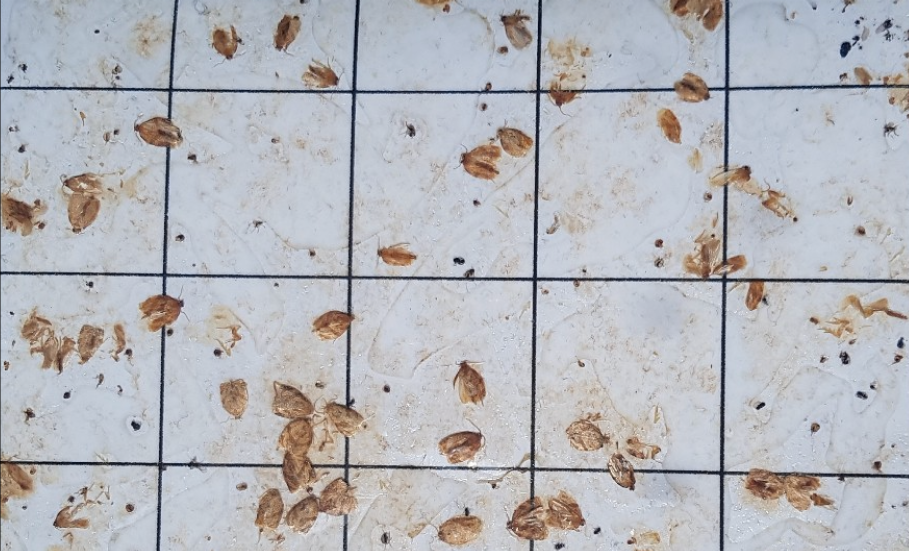
#> input picture Picture/MJPG/3_2.png, 1818 x 1102 px, found by its file name (shown at 1/2 size)
$ python haar_positive.py
#> lines starting #> are read from the running program, lines starting #| are printed output that depends on the picture
### Codes/data_making.py
import os
import time
import sys
import platform
import cv2
import numpy as np


def training_data_making(img_file, thresh_size, distance_threshold, newFile):  #img_file: file name

####################################################################################################
#> called with thresh_size = 500, distance_threshold = 10, newFile = False
    im_in = cv2.imread(img_file, cv2.IMREAD_COLOR)
#> im_in is the input picture: shape (1102, 1818, 3); mean B, G, R 186.8, 182, 181.2
    if im_in is None:
        raise NameError('in roi function, incorrect filename, address or empty file')
    img_YUV = cv2.cvtColor(im_in, cv2.COLOR_BGR2YUV)
#> img_YUV: shape (1102, 1818, 3); mean of channels 0, 1, 2 182.3, 130.1, 127
    y = img_YUV[:,:,0]

    rows = y.shape[0]
#> rows = 1102
    cols = y.shape[1]
#> cols = 1818

    ### illumination elements reflectance elements
    imgLog = np.log1p(np.array(y, dtype='float') / 255) #

    M = 2*rows + 1
#> M = 2205
    N = 2*cols + 1
#> N = 3637
    sigma = 10
    (X, Y) = np.meshgrid(np.linspace(0, N-1, N), np.linspace(0, M-1, M))
    Xc = np.ceil(N/2)
#> Xc = 1819
    Yc = np.ceil(M/2)
#> Yc = 1103
    gaussianNumerator = (X - Xc)**2 + (Y - Yc)**2

    LPF = np.exp(-gaussianNumerator / (2*sigma*sigma))
    HPF = 1 - LPF

    LPF_shift = np.fft.ifftshift(LPF.copy())
    HPF_shift = np.fft.ifftshift(HPF.copy())
    img_FFT = np.fft.fft2(imgLog.copy(), (M, N))
    img_LF = np.real(np.fft.ifft2(img_FFT.copy() * LPF_shift, (M, N)))
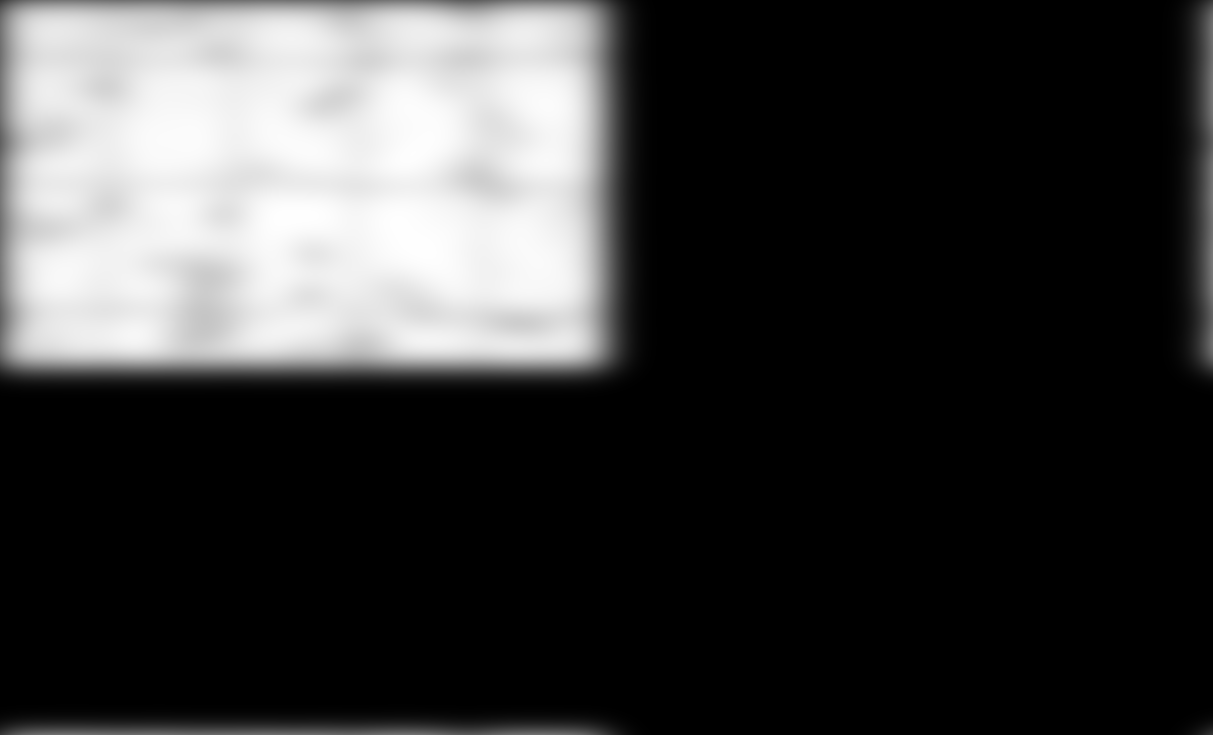
#> img_LF: shape (2205, 3637) float64 (shown at 1/3 size); min -3.61e-16, max 0.575, mean 0.132; drawn with min black and max white
    img_HF = np.real(np.fft.ifft2(img_FFT.copy() * HPF_shift, (M, N)))
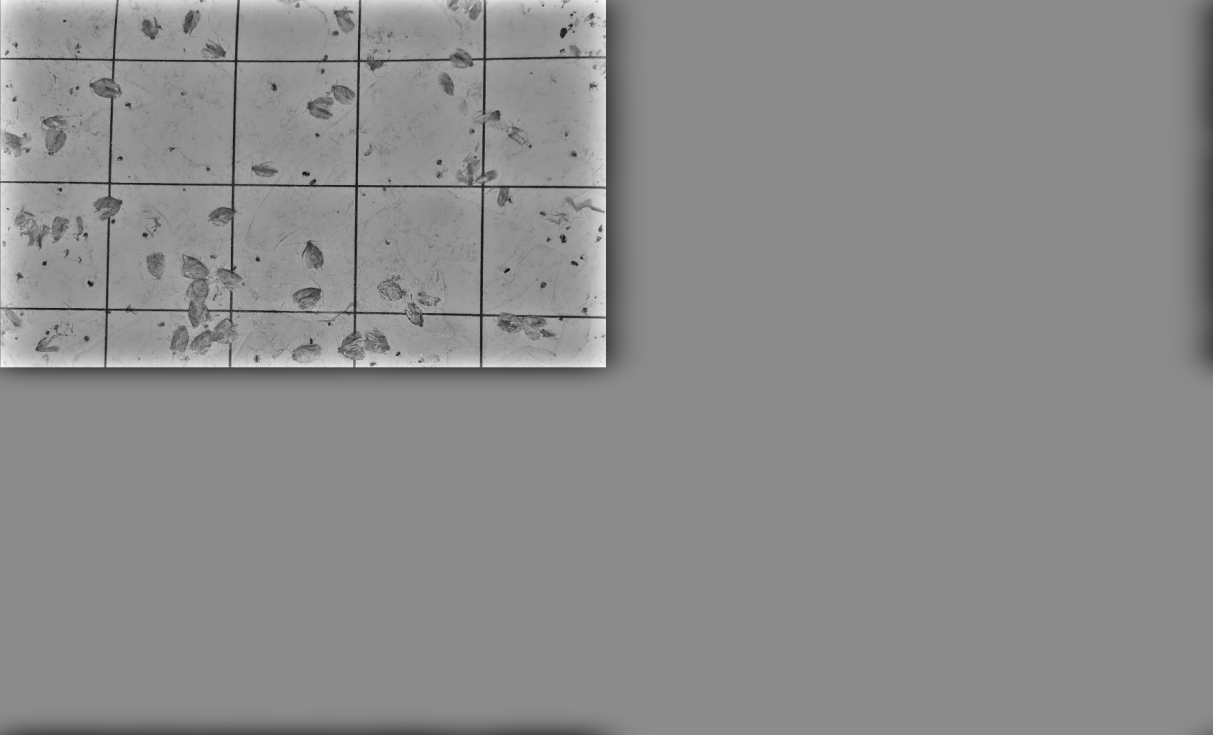
#> img_HF: shape (2205, 3637) float64 (shown at 1/3 size); min -0.524, max 0.428, mean 0.00133; drawn with min black and max white

    gamma1 = 0.3
    gamma2 = 1.0
    img_adjusting = gamma1*img_LF[0:rows, 0:cols] + gamma2*img_HF[0:rows, 0:cols]

    img_exp = np.expm1(img_adjusting) # exp(x) + 1
    img_exp = (img_exp - np.min(img_exp)) / (np.max(img_exp) - np.min(img_exp))
    img_out = np.array(255*img_exp, dtype = 'uint8')

    img_YUV[:,:,0] = img_out
#> img_YUV: shape (1102, 1818, 3); mean of channels 0, 1, 2 140.1, 130.1, 127
    result = cv2.cvtColor(img_YUV, cv2.COLOR_YUV2BGR)
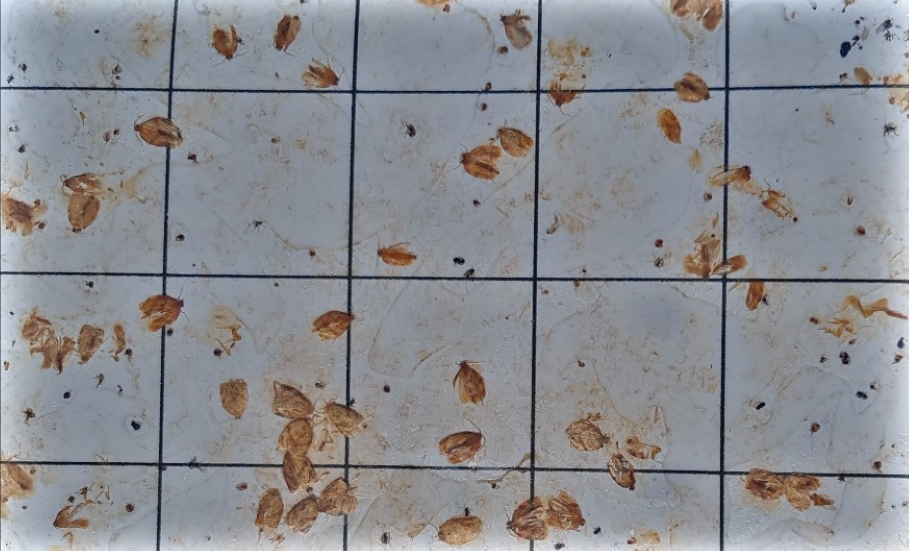
#> result: shape (1102, 1818, 3) (shown at 1/2 size); mean B, G, R 144.2, 139.8, 138.8


####################################################################################################

    im_color=result.copy()
    im_in = cv2.cvtColor(result, cv2.COLOR_BGR2GRAY)
#> im_in: shape (1102, 1818)
    clahe = cv2.createCLAHE(clipLimit=2.0, tileGridSize=(8,8))
    im_in = clahe.apply(im_in)
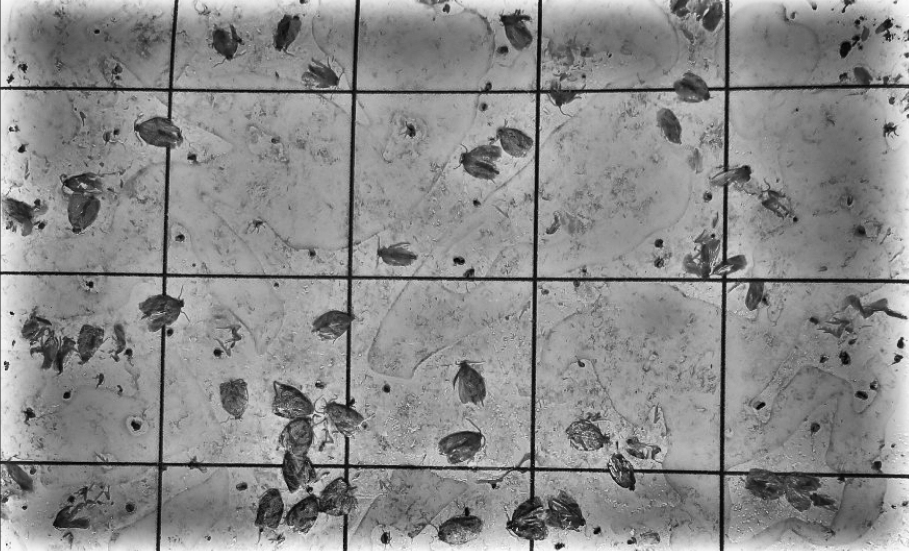
#> im_in: shape (1102, 1818) (shown at 1/2 size); min 1, max 254, mean 138.6
    if im_in is None:
        raise NameError('in roi function, incorrect filename, address or empty file')
    cv2.imshow("original img",im_in)
    cv2.waitKey(0)
    cv2.destroyAllWindows()

    black_line_flag=True
    black_line_threshold=0
    black_line_previous=im_in.copy()
    black_line_choice=0
    while black_line_flag==True:
        print("from now, we are going to remove balck grid into white")
        print("1: threshold +1 ")
        print("2: threshold +10 ")
        print("3: threshold +50 ")
        print("4: threshold -1 ")
        print("5: threshold -10 ")
        print("6: threshold -50 ")
        print("7: prior state")
        print("8: done")
        try:
            black_line_choice=raw_input()
        except:
            black_line_choice=str(input())
        print("you chose"+black_line_choice)
        if(black_line_choice=="8"):
            black_line_flag=False
            break
        elif (black_line_choice=="7"):
            im_in=black_line_previous.copy()
            cv2.imshow("previous img",im_in)
            cv2.imshow("previous img?",black_line_previous)
            cv2.waitKey(0)
            cv2.destroyAllWindows()
            continue
        elif (black_line_choice=="1"):
            black_line_threshold+=1
        elif (black_line_choice=="2"):
            black_line_threshold+=10
        elif (black_line_choice=="3"):
            black_line_threshold+=50
        elif (black_line_choice=="4"):
            black_line_threshold-=1
        elif (black_line_choice=="5"):
            black_line_threshold-=10
        elif (black_line_choice=="6"):
            black_line_threshold-=50
        black_line_previous=im_in.copy()

        hsv = cv2.cvtColor(im_color, cv2.COLOR_BGR2HSV)
#> hsv: shape (1102, 1818, 3); mean H, S, V 92, 30.6, 149.7
        h,s,v = cv2.split(hsv)
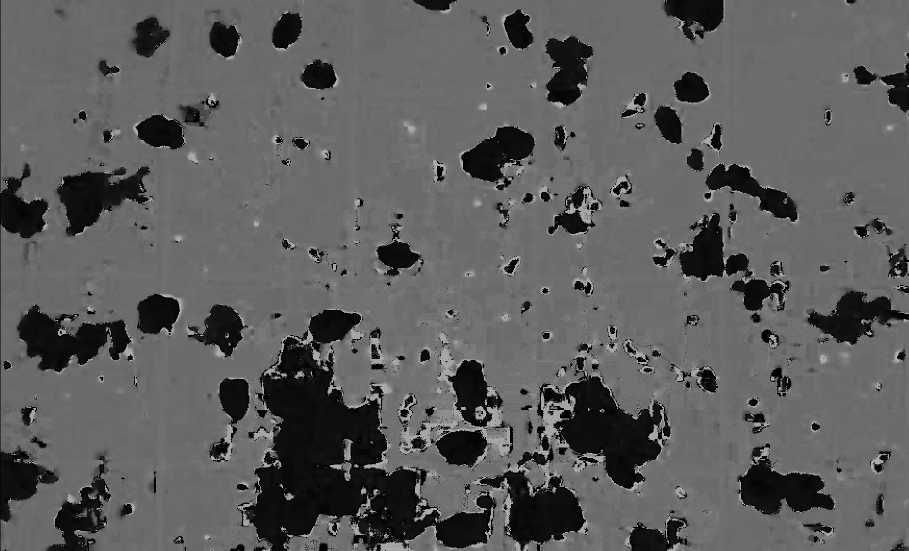
#> h: shape (1102, 1818) (shown at 1/2 size); min 0, max 179, mean 92
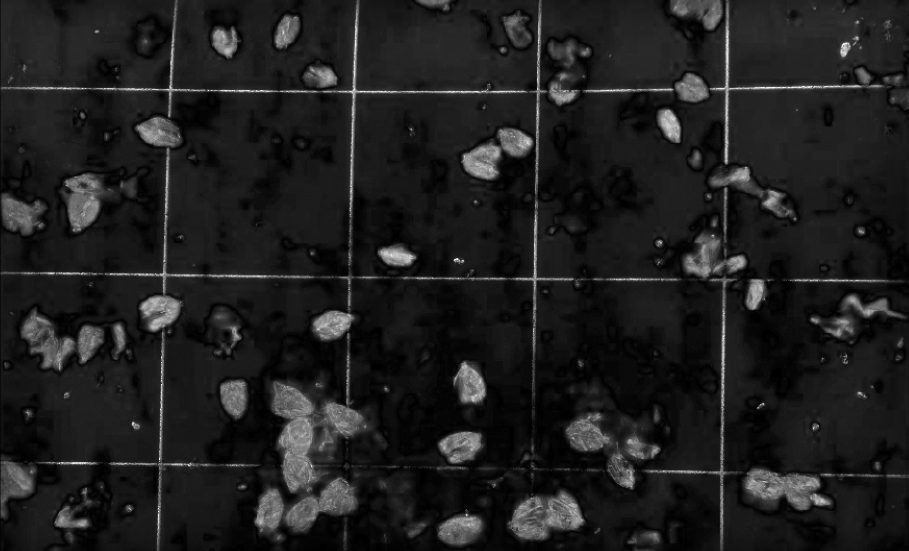
#> s: shape (1102, 1818) (shown at 1/2 size); min 0, max 255, mean 30.6
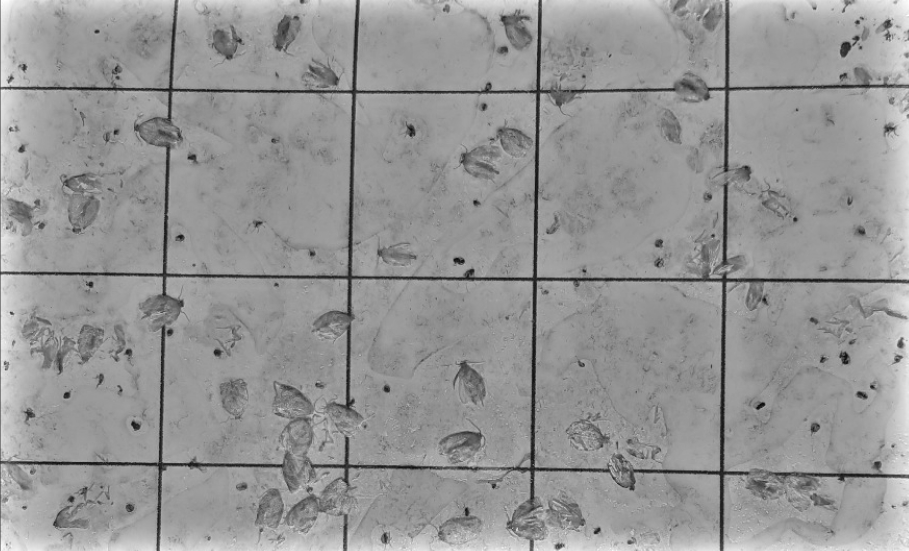
#> v: shape (1102, 1818) (shown at 1/2 size); min 5, max 255, mean 149.7
        mask = cv2.inRange(v,black_line_threshold,255)
#> mask: shape (1102, 1818); every value is 255
        mask_inv=cv2.bitwise_not(mask)
#> mask_inv: shape (1102, 1818); every value is 0
        result= mask_inv | im_in.copy()
        cv2.imshow("removed?",result)
        cv2.waitKey(0)
        cv2.destroyAllWindows()

    threshold_flag=True
    threshold_choice="0"
    threshold_threshold=51
    while threshold_flag==True:
        print("from now, we are going to make background black and target white")
        print("1: threshold +1 ")
        print("2: threshold +10 ")
        print("3: threshold +50 ")
        print("4: threshold -1 ")
        print("5: threshold -10 ")
        print("6: threshold -50 ")
        print("7: done")
        try:
            threshold_choice=raw_input()
        except:
            threshold_choice=str(input())


        print("you chose"+threshold_choice)
        if(threshold_choice=="7"):
            threshold_flag=False
            break
        elif (threshold_choice=="1"):
            threshold_threshold+=1
        elif (threshold_choice=="2"):
            threshold_threshold+=10
        elif (threshold_choice=="3"):
            threshold_threshold+=50
        elif (threshold_choice=="4"):
            threshold_threshold-=1
        elif (threshold_choice=="5"):
            threshold_threshold-=10
        elif (threshold_choice=="6"):
            threshold_threshold-=50
        print("current threshold is :"+str(threshold_threshold))

        th, im_th = cv2.threshold(result, 253, 255, cv2.THRESH_BINARY)
        cv2.imshow("line white?", im_th)
        cv2.waitKey(0)
        cv2.destroyAllWindows()
        hsv1 = cv2.cvtColor(im_color, cv2.COLOR_BGR2HSV)
        h1,s1,v1 = cv2.split(hsv1)
        mask1 = cv2.inRange(v1,threshold_threshold,255)
        cv2.imshow("background white and bug black?", mask1)
        cv2.waitKey(0)
        cv2.destroyAllWindows()
        for_now=mask1 | im_th    # -> line and background: 255, left : black

        # cv2.imshow("background including grid white?", for_now)
        # cv2.waitKey(0)
        # cv2.destroyAllWindows()     #for check whether filtering has proccessed well

        im_floodfill = for_now.copy()
        h, w = im_floodfill.shape[:2]
        mask = np.zeros((h+2, w+2), np.uint8)
        cv2.floodFill(for_now, mask, (0,0), 255)
        # [4 lines of commented-out code are left out]
        im_out=for_now.copy()
        # cv2.imshow("or merge", im_out)
        # cv2.waitKey(0)
        # cv2.destroyAllWindows()
        th, im_twocol = cv2.threshold(im_out, threshold_threshold, 255, cv2.THRESH_BINARY)   ## use  filter again
        kernel = np.ones((5,5),np.uint8)
        closing = cv2.morphologyEx(im_twocol, cv2.MORPH_CLOSE, kernel)
        closing = cv2.morphologyEx(closing, cv2.MORPH_OPEN, kernel)
        for i in range(1):
            closing = cv2.morphologyEx(closing, cv2.MORPH_CLOSE, kernel)
            closing = cv2.morphologyEx(closing, cv2.MORPH_OPEN, kernel)

        th, im_otsu = cv2.threshold(closing, 10, 255, cv2.THRESH_BINARY+cv2.THRESH_OTSU)
        cv2.imshow("done? -background : white, else: balck", im_otsu)
        cv2.waitKey(0)
        cv2.destroyAllWindows()     #for check whether filtering has proccessed well
        final=cv2.bitwise_not(im_otsu)
        output= cv2.connectedComponentsWithStats(final) # 4 or 8
    print(output[0])

    data_list=[]
    data_img=[]
    for i in range(1,output[0]):
        if (output[2][i,cv2.CC_STAT_AREA]<thresh_size):
            continue
        x0=output[2][i,cv2.CC_STAT_LEFT]
        y0=output[2][i,cv2.CC_STAT_TOP]
        x=output[2][i,cv2.CC_STAT_WIDTH]
        y=output[2][i,cv2.CC_STAT_HEIGHT]
        cv2.rectangle(im_otsu,(x0,y0),(x0+x,y0+y),(0,0,0),10)
        flag=True
        flagg=True
        for j in range(len(data_list)):
            x_y=data_list[j].split(',')
            x1=int(x_y[0])
            y1=int(x_y[1])
            x_len=int(x_y[2])
            y_len=int(x_y[3])
            if (((x0-x1)*(x0-x1)+(y0-y1)*(y0-y1))<distance_threshold):
                if (((x-x_len)*(x-x_len)+(y-y_len)*(y-y_len))<distance_threshold):
                    flag=False
            # [7 lines of commented-out code are left out]
        subimg=im_color[y0:y+y0,x0:x+x0]
        if flag==True:
            # if flagg==False:
            #     subimg=im_color[y0:newy,x0:newx]
            data_img.append(subimg)
            data_list.append(str(x0)+','+str(y0)+','+str(x)+','+str(y))
        # # if imageShow == True:
        # cv2.imshow("sub",subimg)
        # cv2.waitKey(0)
        # cv2.destroyAllWindows()
    print(len(data_list))

    # new_data=[]
    return data_list
# training_data_making("/Users/moojin/Dropbox/Codes/python/pest_monitoring/Picture/MJPG/3_2.png", thresh_size=500, distance_threshold=10,newFile=True)
# training_data_making("/Users/moojin/Dropbox/Codes/python/figure2.jpg", thresh_size=500, distance_threshold=10,newFile=True)

### Codes/haar_positive.py
from data_making import training_data_making
import time
import os
# import dlib
import cv2
import numpy as np
try: #python3
    from urllib.request import urlopen
except: #python2
    from urllib import urlopen
ix,iy=-1,-1
down=False
up=False
result_lst=[]
def haar_training(data,sizethreshold,distance_threshold,autoSetting=False,hlist=[[0,180]],sup=254,sdown=1,vup=254,vdown=1
,Save=False,imageShow=False,BugName=["1","2","3","4"],newFile=False,saveImage=False):
    imgname=data
    global ix
    global iy
    global up
    global down
    global result_lst
    each_data=training_data_making(data,sizethreshold,distance_threshold,newFile)
    print(each_data)
    test_image=cv2.imread(data,cv2.IMREAD_COLOR)
    confirm_image=cv2.imread(data,cv2.IMREAD_COLOR)
    original_image=cv2.imread(data,cv2.IMREAD_COLOR)
    def draw_box(event, x, y, flags, param, img=test_image):
        global ix, iy
        global down, up
        global result_lst
        # while(event != cv2.EVENT_LBUTTONDOWN):
        if event== cv2.EVENT_LBUTTONDOWN:
            ix,iy=x,y
            up=True
                # break
            print("dddddddddddddddddddd")
        if event == cv2.EVENT_LBUTTONUP:
            ex,ey=x,y
            cv2.rectangle(confirm_image, (ix, iy), (ex, ey), (255,255,255), 5)
            component=str(ix)+","+str(iy)+","+str(ex-ix)+","+str(ey-iy)
            result_lst.append(component)
            down=True
            # test_image=confirm_image.copy()
            print("uuuuuuuuuu")
        # print("#########################################################end")
    # result_lst=[]
    for i in range(len(each_data)):
        test_image=confirm_image.copy()
        data=each_data[i]
        x_y=data.split(',')
        x1=int(x_y[0])
        y1=int(x_y[1])
        x_len=int(x_y[2])
        y_len=int(x_y[3])
        cv2.rectangle(test_image,(x1,y1),(x1+x_len,y1+y_len),(255,0,0),5)
        cv2.imshow("press y if u want pass, n if not, e if u want edit, r to remove last box",test_image)
        cha=cv2.waitKey(0)      #press y: 121 if okay, n:110 if not, e:101 to edit. space for every turn:32 at the end of editing, press e again, r:114 to remove
        cv2.destroyAllWindows()
        if (cha==114):
            # while (cha==114):
            result_lst.pop()
            # cha=cv2.waitKey(0)
            confirm_image=original_image.copy()
            for j in result_lst:
                # print("ho!")
                x_y1=j.split(',')
                x11=int(x_y1[0])
                y11=int(x_y1[1])
                x_len1=int(x_y1[2])
                y_len1=int(x_y1[3])
                cv2.rectangle(confirm_image,(x11,y11),(x11+x_len1,y11+y_len1),(255,255,255),5)
            test_image=confirm_image.copy()
            cv2.imshow("press y if u want pass, n if not, e if u want edit, r to remove last box",test_image)
            cha=cv2.waitKey(0)      #press y: 121 if okay, n:110 if not, e:101 to edit. space for every turn:32 at the end of editing, press e again
            cv2.destroyAllWindows()
        if (cha==121):
            result_lst.append(data)                                 ######haar training file check and change this one as that form
            cv2.rectangle(confirm_image,(x1,y1),(x1+x_len,y1+y_len),(255,255,255),5)
        elif(cha==110):
            continue
        elif(cha==101):
            termination=0
            ix,iy=-1,-1
            up=False
            down=False
            while (termination!=101):
                cv2.namedWindow("draw with mouse")
                cv2.setMouseCallback("draw with mouse", draw_box)
                cv2.imshow("draw with mouse",test_image)
                termination=cv2.waitKey(1)
    cv2.destroyAllWindows()
    cv2.imshow("from now, add untracked objects by drawing",confirm_image) #d: 100 space: 32
    cha=cv2.waitKey(0)
    cv2.destroyAllWindows()
    while (cha!=100):
        termination=0
        # ix,iy=-1,-1
        up=False
        down=False
        # while (termination!=100):
        cv2.namedWindow("If there's no more objects, press d. To add more objects, press space for every turn")
        cv2.setMouseCallback("If there's no more objects, press d. To add more objects, press space for every turn", draw_box)
        cv2.imshow("If there's no more objects, press d. To add more objects, press space for every turn",confirm_image)
        cha=cv2.waitKey(1)
        # cv2.destroyAllWindows()
        # cv2.imshow("If there's no more objects, press d. To add more objects, press space for every turn",confirm_image) #d: 100 space: 32
        # cha=cv2.waitKey(1)      #press y: 121 if okay, n:110 if not, e:101 to edit. space for every turn:32 at the end of editing, press e again
    cv2.destroyAllWindows()
    filedir=os.getcwd()

    getname=imgname.split('/')
    name=getname[-1]
    realname=name.split('.')
    realname=realname[0]

    txt_name="/info"+".txt"
    try:
        f = open(filedir+txt_name, 'a')
        f.write('\n')
    except:
        f = open(filedir+txt_name,'w')
    f.write("rawdata/"+name)
    for i in range(len(result_lst)):
        element=result_lst[i].split(',')
        f.write(" "+element[0]+" "+element[1]+" "+element[2]+" "+element[3])
    return result_lst


#> (the run stopped early here; a loop or call above may not have finished)
